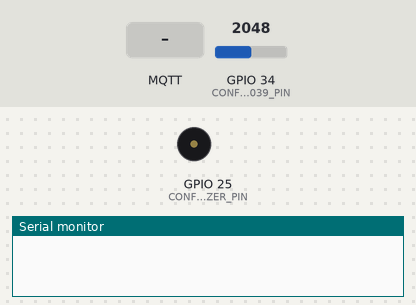
A sketch run on a simulated ESP32. On the bench: buzzer (waves = sounding, pin HIGH), the last lines printed to the serial monitor. The test bench sets the inputs (shaded band); at power-on: GPIO 34 (CONFIG_KY039_PIN) = 2048. WiFi joins after 1.5 s; servers stay silent unless stated; no MQTT or app messages arrive unless stated; not simulated (calls return 0 or success): Credentials.h.

Above: at 2.7 s.
2.8 s: MQTT message "1" arrives on the first subscribed topic
At 3.6 s:
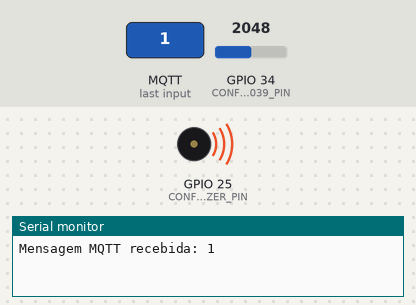
4.3 s: MQTT message "0" arrives on the first subscribed topic
At 4.8 s:
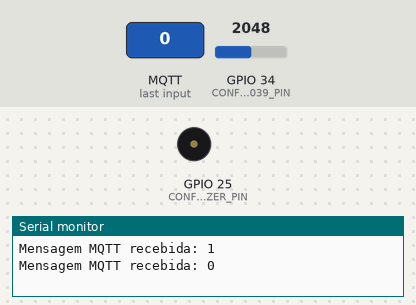
Timing chart, 0 to 7.3 s (numbered marks = the images above; inputs shaded):
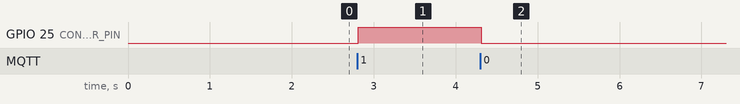

The sketch:

main.ino
```cpp
#include <Arduino.h>
#include "Credentials.h"
#include <WiFi.h>
#include <PubSubClient.h>

#define CONFIG_KY039_PIN 34
#define CONFIG_BUZZER_PIN 25

#define CONFIG_TAB_LENGTH 4

#define CONFIG_RISE_THRESHOLD 5

#define CONFIG_CALIB_OFFSET 0

#define CONFIG_SENSOR_TIMER_READ 20

#define CONFIG_BUZZER_MSG_ON "1"
#define CONFIG_BUZZER_MSG_OFF "0"

#define CONFIG_WIFI_SSID WIFI_SSID
#define CONFIG_WIFI_PASSWORD WIFI_PASSWORD
#define CONFIG_WIFI_TIMEOUT_MS 10000

#define CONFIG_MQTT_SERVER MQTT_SERVER
#define CONFIG_MQTT_USER "***"
#define CONFIG_MQTT_PASSWORD "***"
#define CONFIG_MQTT_PORT 1883
#define CONFIG_MQTT_PUB_TOPIC "unesciot/heartbeat/monitor"
#define CONFIG_MQTT_SUB_TOPIC "unesciot/heartbeat/response"
#define CONFIG_MQTT_INTERVAL_TIME 20000
#define CONFIG_MQTT_RECONNECT_INTERVAL_MS 5000

WiFiClient espClient;
PubSubClient client(espClient);
unsigned long lastReconnectAttempt;
float data;
bool wifiConnected;
bool mqttConnected;

float analogTab[CONFIG_TAB_LENGTH];
float analogSum;
float lastRead;
float analogAverage;
float readStartTime;
float sensorData;
float firstTime;
float secondTime;
float thirdTime;
float before;
bool rising;
int riseCount;
int numReads;
long int lastBeat;
long int currentTime;
long int ptr;

String callbackMessage = "";
float lastSensorData = 0.0;
String lastCallbackMessage = "";

void callback(char* topic, uint8_t* payload, unsigned int length);
bool connectWiFi();
bool connectMQTT();
void publish(float data);
void checkForBeat();
float averageRead();
void setBuzzerData(String data);
bool isConnected();

void setup()
{
    Serial.begin(115200);

    for (int i = 0; i < CONFIG_TAB_LENGTH; i++)
    {
        analogTab[i] = 0;
    }

    analogSum = 0;
    ptr = 0;
    lastRead = 0.0;
    analogAverage = 0.0;
    readStartTime = 0.0;
    sensorData = 0.0;
    firstTime = 0.0;
    secondTime = 0.0;
    thirdTime = 0.0;
    before = 0.0;
    rising = false;
    riseCount = 0;
    numReads = 0;
    lastBeat = 0;
    currentTime = 0;

    pinMode(CONFIG_BUZZER_PIN, OUTPUT);

    WiFi.begin(CONFIG_WIFI_SSID, CONFIG_WIFI_PASSWORD);

    unsigned long startAttempt = millis();
    while (WiFi.status() != WL_CONNECTED && millis() - startAttempt < CONFIG_WIFI_TIMEOUT_MS)
    {
        delay(500);
    }

    wifiConnected = (WiFi.status() == WL_CONNECTED);

    if (wifiConnected)
    {
        client.setServer(CONFIG_MQTT_SERVER, CONFIG_MQTT_PORT);
        client.setCallback(callback);
        connectMQTT();
    }
}

void loop()
{
    lastRead = averageRead();
    checkForBeat();

    if (connectWiFi())
    {
        if (!client.connected())
        {
            mqttConnected = false;
            unsigned long now = millis();
            if (now - lastReconnectAttempt > CONFIG_MQTT_RECONNECT_INTERVAL_MS)
            {
                lastReconnectAttempt = now;
                connectMQTT();
            }
        }
        else
        {
            client.loop();
        }

        if (callbackMessage != lastCallbackMessage)
        {
            lastCallbackMessage = callbackMessage;
            setBuzzerData(callbackMessage);
        }
    }

    if (sensorData > 0 && sensorData != lastSensorData)
    {
        lastSensorData = sensorData;
        Serial.print(sensorData);
        Serial.println(" BPM");
        publish(sensorData);
    }
}

void publish(float data)
{
    if (!mqttConnected)
    {
        return;
    }

    char messageData[10];
    sprintf(messageData, "%.1f", data);
    client.publish(CONFIG_MQTT_PUB_TOPIC, messageData);
}

bool connectWiFi()
{
    if (WiFi.status() == WL_CONNECTED)
    {
        wifiConnected = true;
        return true;
    }

    if (wifiConnected)
    {
        WiFi.reconnect();
    }

    wifiConnected = (WiFi.status() == WL_CONNECTED);
    return wifiConnected;
}

bool connectMQTT()
{
    if (!wifiConnected)
    {
        return false;
    }

    bool connected = strlen(CONFIG_MQTT_USER) > 0 ? client.connect("HeartbeatMonitor", CONFIG_MQTT_USER, CONFIG_MQTT_PASSWORD) : client.connect("HeartbeatMonitor");

    if (connected)
    {
        mqttConnected = true;
        client.subscribe(CONFIG_MQTT_SUB_TOPIC);
    }
    else
    {
        mqttConnected = false;
    }

    return mqttConnected;
}

void callback(char* topic, uint8_t* payload, unsigned int length)
{
    payload[length] = '\0';
    String receivedData = String((char *)payload);

    String topicString = String(topic);

    if (topicString.equals(CONFIG_MQTT_SUB_TOPIC))
    {
        callbackMessage = receivedData;
        Serial.print("Mensagem MQTT recebida: ");
        Serial.println(receivedData);
    }
    else
    {
        Serial.print("Mensagem em tópico não esperado: ");
        Serial.println(topicString);
    }
}

bool isConnected()
{
    return wifiConnected && mqttConnected;
}

void checkForBeat()
{
    if (lastRead > before)
    {
        riseCount++;

        if (!rising && riseCount > CONFIG_RISE_THRESHOLD)
        {
            rising = true;
            firstTime = millis() - lastBeat;
            lastBeat = millis();
            sensorData = 60000.0 / (0.4 * firstTime + 0.3 * secondTime + 0.3 * thirdTime) + CONFIG_CALIB_OFFSET;
            thirdTime = secondTime;
            secondTime = firstTime;
        }
    }
    else
    {
        riseCount = 0;
        rising = false;
    }

    before = lastRead;
    ptr++;
    ptr = ptr % CONFIG_TAB_LENGTH;
}

float averageRead()
{
    numReads = 0;
    readStartTime = millis();
    analogAverage = 0.0;

    do
    {
        analogAverage = analogAverage + analogRead(CONFIG_KY039_PIN);
        numReads++;
        currentTime = millis();
    } while (currentTime < readStartTime + 20);

    analogAverage = analogAverage / numReads;

    analogSum = analogSum - analogTab[ptr];
    analogSum = analogSum + analogAverage;
    analogTab[ptr] = analogAverage;

    return analogSum / CONFIG_TAB_LENGTH;
}

void setBuzzerData(String data)
{
    if (data == CONFIG_BUZZER_MSG_ON)
    {
        digitalWrite(CONFIG_BUZZER_PIN, HIGH);
    }
    else if (data == CONFIG_BUZZER_MSG_OFF)
    {
        digitalWrite(CONFIG_BUZZER_PIN, LOW);
    }
}
```

Measured:
- after the input at 2.8 s, GPIO 25 (CONFIG_BUZZER_PIN): LOW → HIGH at once
- after the input at 4.3 s, GPIO 25 (CONFIG_BUZZER_PIN): HIGH → LOW at once
